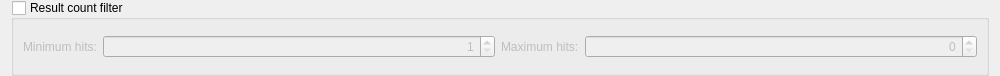
<?xml version="1.0" encoding="UTF-8"?>
<ui version="4.0">
 <class>ResultsCountFilter</class>
 <widget class="QWidget" name="ResultsCountFilter">
  <property name="enabled">
   <bool>true</bool>
  </property>
  <property name="geometry">
   <rect>
    <x>0</x>
    <y>0</y>
    <width>1000</width>
    <height>76</height>
   </rect>
  </property>
  <property name="windowTitle">
   <string>Find Restriction Sites</string>
  </property>
  <layout class="QVBoxLayout" name="verticalLayout_4">
   <property name="spacing">
    <number>12</number>
   </property>
   <property name="topMargin">
    <number>0</number>
   </property>
   <property name="bottomMargin">
    <number>0</number>
   </property>
   <item>
    <widget class="QGroupBox" name="filterGroupBox">
     <property name="toolTip">
      <string>Include only enzymes that cut from 'Minimum Hits' to 'Maximum Hits' times</string>
     </property>
     <property name="title">
      <string>Result count filter</string>
     </property>
     <property name="checkable">
      <bool>true</bool>
     </property>
     <property name="checked">
      <bool>false</bool>
     </property>
     <layout class="QHBoxLayout" name="horizontalLayout_6">
      <item>
       <widget class="QLabel" name="label_2">
        <property name="sizePolicy">
         <sizepolicy hsizetype="Fixed" vsizetype="Preferred">
          <horstretch>0</horstretch>
          <verstretch>0</verstretch>
         </sizepolicy>
        </property>
        <property name="text">
         <string>Minimum hits:</string>
        </property>
       </widget>
      </item>
      <item>
       <widget class="QSpinBox" name="minHitSB">
        <property name="sizePolicy">
         <sizepolicy hsizetype="Expanding" vsizetype="Fixed">
          <horstretch>0</horstretch>
          <verstretch>0</verstretch>
         </sizepolicy>
        </property>
        <property name="minimumSize">
         <size>
          <width>100</width>
          <height>0</height>
         </size>
        </property>
        <property name="alignment">
         <set>Qt::AlignmentFlag::AlignRight|Qt::AlignmentFlag::AlignTrailing|Qt::AlignmentFlag::AlignVCenter</set>
        </property>
        <property name="minimum">
         <number>1</number>
        </property>
       </widget>
      </item>
      <item>
       <widget class="QLabel" name="label_3">
        <property name="sizePolicy">
         <sizepolicy hsizetype="Fixed" vsizetype="Preferred">
          <horstretch>0</horstretch>
          <verstretch>0</verstretch>
         </sizepolicy>
        </property>
        <property name="text">
         <string>Maximum hits:</string>
        </property>
       </widget>
      </item>
      <item>
       <widget class="QSpinBox" name="maxHitSB">
        <property name="sizePolicy">
         <sizepolicy hsizetype="Expanding" vsizetype="Fixed">
          <horstretch>0</horstretch>
          <verstretch>0</verstretch>
         </sizepolicy>
        </property>
        <property name="minimumSize">
         <size>
          <width>100</width>
          <height>0</height>
         </size>
        </property>
        <property name="alignment">
         <set>Qt::AlignmentFlag::AlignRight|Qt::AlignmentFlag::AlignTrailing|Qt::AlignmentFlag::AlignVCenter</set>
        </property>
       </widget>
      </item>
     </layout>
    </widget>
   </item>
  </layout>
 </widget>
 <resources/>
 <connections/>
</ui>
